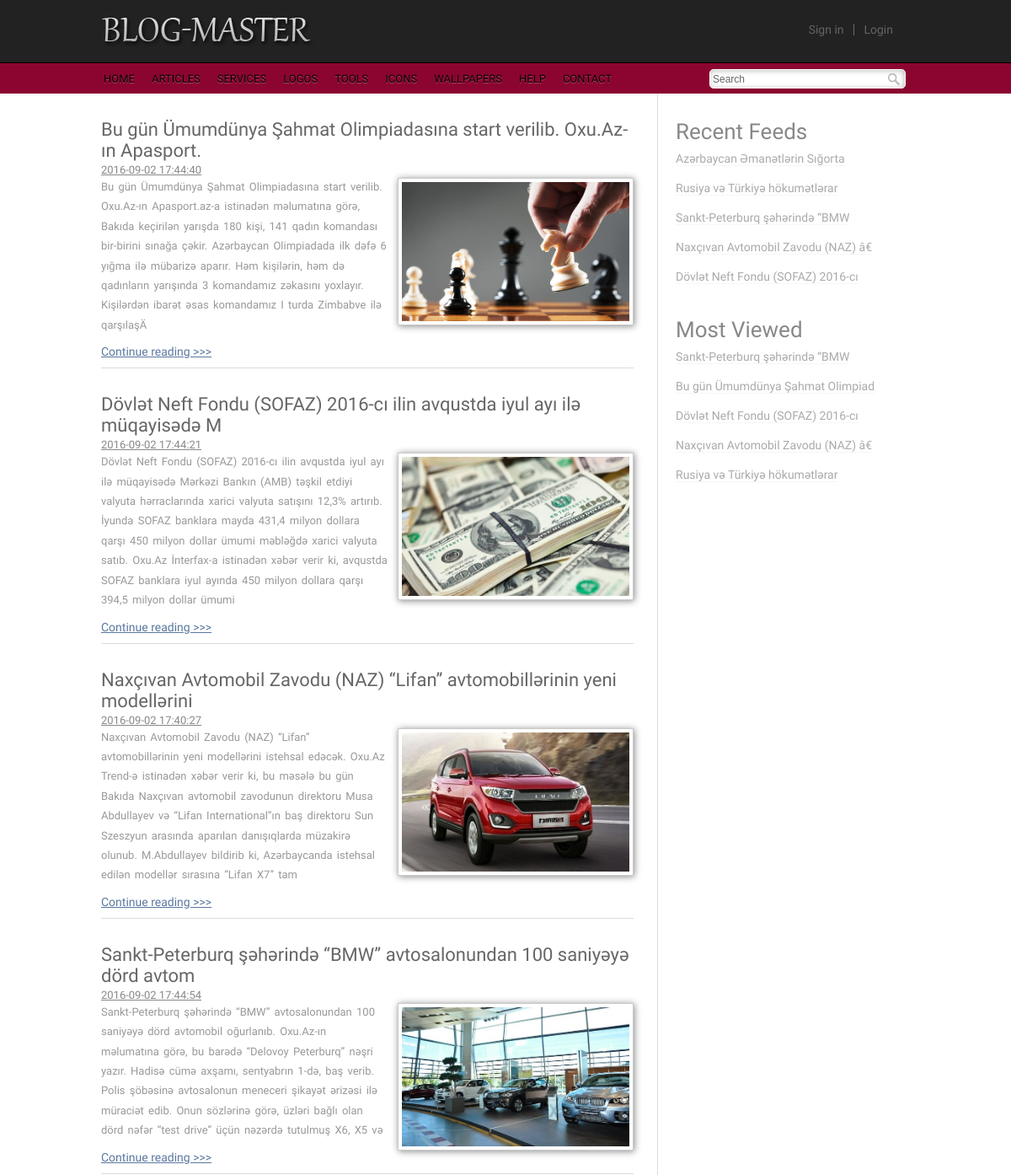
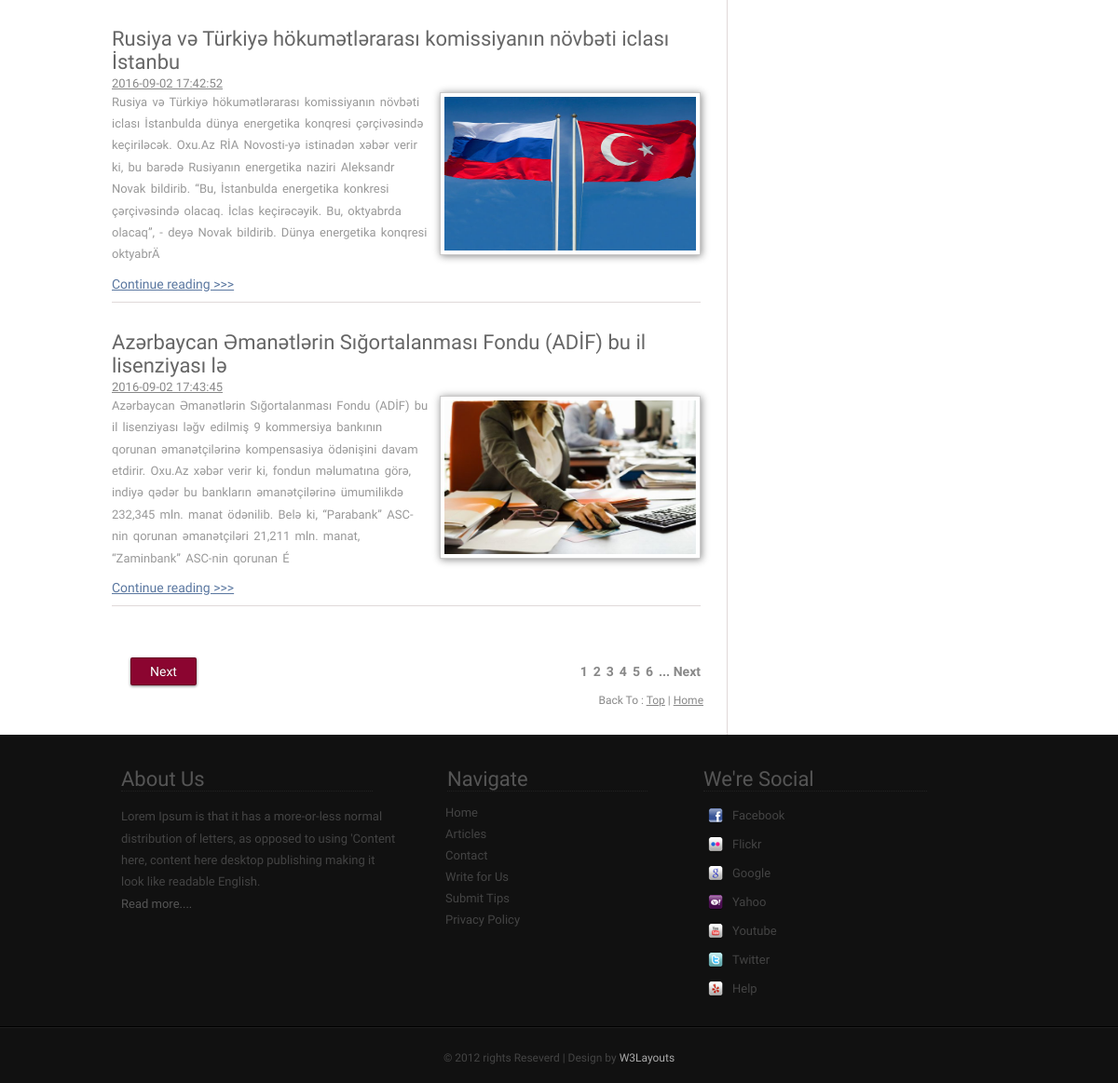
The page / on the database its author committed (2 pictures, top to bottom).
### tables this page shows
CREATE TABLE `navbar` (
  `id` int(11) NOT NULL,
  `name` varchar(50) NOT NULL
);

CREATE TABLE `news` (
  `id` int(11) NOT NULL,
  `headContent` text NOT NULL,
  `content` text NOT NULL,
  `image` varchar(200) NOT NULL,
  `data` timestamp NOT NULL DEFAULT CURRENT_TIMESTAMP ON UPDATE CURRENT_TIMESTAMP,
  `viewed` int(11) NOT NULL
);

### config.php (called while the page is built, shortened)
<?php
class database{
	public $hostname = 'localhost';
	public $username = 'root';
	public $password = '';
	public $db_name = 'week10day04-task';
	public $connect;
	public function __construct(){
		$this -> connect = mysqli_connect($this -> hostname, $this -> username, $this -> password, $this -> db_name);
	}
	public function select($table, $column = "*", $id = NULL, $whereColumn = NULL, $search=NULL, $orderByColumn = NULL, $ABC_DESC = NULL, $limit = NULL){
		if($this->connect){
			$sql = "SELECT $column FROM $table ";
			if ($orderByColumn != NULL || $ABC_DESC != NULL) {
				$sql .= ' ORDER BY '.$orderByColumn.' '.$ABC_DESC;
			}
			if ($limit != NULL) {
				$sql .= " LIMIT ".$limit;
			}
			$query = mysqli_query($this -> connect, $sql);
			return $query;
		}else{
			echo'Error';
		}
	}
}

### main.php (the view, shortened to what this page needs)
<div class="main">
	<div class="content">
		<?php
			$con = new database;
			$b = $con -> select('news');
			while($row = mysqli_fetch_assoc($b)){  $title = substr($row['content'], 0, 81) ?>
			<div class="box1">
				<h2><a href="single.php?id=<?=$row['id'];?>"><?=$title;?></a></h2>
				<span><?=$row['data'];?></span>
				<div class="box1_img">
					<img style="width: 270px; height: 165px;" src="images/imageBase/<?=$row['image'];?>" alt="" />
				</div>
				<div class="data">
					<p><?=substr($row['headContent'],0,450);?></p>
					<a href="single.php?id=<?=$row['id'];?>">Continue reading >>></a>
				</div>
			</div>
		<?php
			}
		?>
		<div class="page_links">
			<div class="next_button">
				<a href="#">Next</a>
			</div>
			<div class="page_numbers">
				<ul>
					<li><a href="#">1</a>
					<li><a href="#">2</a>
					<li><a href="#">3</a>
					<li><a href="#">4</a>
					<li><a href="#">5</a>
					<li><a href="#">6</a>
					<li><a href="#">... Next</a>
				</ul>
			</div>
			<div class="page_bottom">
				<p>Back To : <a href="#">Top</a> |  <a href="#">Home</a></p>
			</div>
		</div>
	</div>

### index.php (shortened to what this page needs)
<!DOCTYPE HTML>
<html>
<head>
<link href="css/style.css" rel="stylesheet" type="text/css" media="all"/>
</head>
<body>
	<?php
		include 'header.php';
	?>
<div class="wrap">
	<?php
		include'main.php';
	?>
	<div class="sidebar">
		<?php
			include 'recend.php';
		?>
	<div class="side_bottom">
	    <?php
	    	include 'mostViewed.php';
	    ?>
	</div>
	</div>
	</div>
</div>
<?php
	include 'footer.php';
?>
</body>
</html>

### header.php (shortened to what this page needs)
<div class="header">
	<div class="header_top">
		<div class="wrap">
			<div class="logo">
			     <a href="index.php"><img src="images/logo.png" alt="" /></a>
			</div>
			<div class="login_button">
			    <ul>
			    <li><a href="#">Sign in</a><li> |
			    <li><a href="admin/login.php">Login</a></li>
			    </ul>
			</div>
		</div>
	</div>
	<div class="header_bottom">
		<div class="wrap">
			<div class="menu">
			    <ul>
			    	<?php
			    		include 'config.php';
			    		$conn = new database;
			    		$answer = $conn -> select('navbar', 'name');
			    		while($row = mysqli_fetch_assoc($answer)){ ?>
			    		<li><a href="index.php"><?=$row['name'];?></a></li>
			    	<?php } ?>
			    	<li><a href="contact.php">CONTACT</a></li>
			    </ul>
			</div>
			<div class="search_box">
			    <form action="search.php" method="POST">
			    <input type="text" name="search" value="Search" onfocus="this.value = '';" onblur="if (this.value == '') {this.value = 'Search';}"><input type="submit" name="submit" value="">
			    </form>
			</div>
		</div>
	</div>
</div>

### recend.php
<div class="side_top">
	<h2>Recent Feeds</h2>
	<div class="list1">
		<ul>
			<?php
				$con = new database;
				$bb = $con->select('news','*',NULL,NULL,NULL,'id','DESC',5);
				while($row = mysqli_fetch_assoc($bb)){ $content = substr($row['content'], 0, 36) ?>
					<li><a href="single.php?id=<?=$row['id'];?>"><?=$content;?></a></li>
			<?php
				}
			?>
		</ul>
	</div>
</div>

### mostViewed.php
<h2>Most Viewed</h2>
<div class="list2">
	<ul><?php
			$con= new database;
			$b = $con->select('news','*',NULL,NULL,NULL,'viewed','DESC',5);
			while($row = mysqli_fetch_assoc($b)){ $content = substr($row['content'], 0, 36) ?>
				<li><a href="single.php?id=<?=$row['id'];?>"><?=$content;?></a></li>
		<?php
			}
		?>
	</ul>
</div>

### footer.php (shortened to what this page needs)
<div class="footer">
	<div class="wrap">
		<div class="footer_grid1">
			<h3>About Us</h3>
			<p>Lorem Ipsum is that it has a more-or-less normal distribution of letters, as opposed to using 'Content here, content here desktop publishing making it look like readable English.<br><a href="#">Read more....</a></p>
		</div>
		<div class="footer_grid2">
			<h3>Navigate</h3>
				<div class="f_menu">
					<ul>
				       <li><a href="index.php">Home</a></li>
				       <li><a href="single.php">Articles</a></li>
				       <li><a href="contact.php">Contact</a></li>
				       <li><a href="#">Write for Us</a></li>
				       <li><a href="#">Submit Tips</a></li>
				       <li><a href="#">Privacy Policy</a></li>
				   </ul>
				</div>
		</div>
	<div class="footer_grid3">
		<h3>We're Social</h3>
		<div class="img_list">
		    <ul>
		     <li><img src="images/facebook.png" alt="" /><a href="#">Facebook</a></li>
		     <li><img src="images/flickr.png" alt="" /><a href="#">Flickr</a></li>
		     <li><img src="images/google.png" alt="" /><a href="#">Google</a></li>
		     <li><img src="images/yahoo.png" alt="" /><a href="#">Yahoo</a></li>
		     <li><img src="images/youtube.png" alt="" /><a href="#">Youtube</a></li>
		     <li><img src="images/twitter.png" alt="" /><a href="#">Twitter</a></li>
		     <li><img src="images/yelp.png" alt="" /><a href="#">Help</a></li>
		    </ul>
		</div>
	</div>
	</div>
</div>
	<div class="f_bottom">
		<p>© 2012 rights Reseverd | Design by<a href="http://w3layouts.com/"> W3Layouts</a></p>
	</div>

### rows shown on the page
navbar: name "HOME"
navbar: name "ARTICLES"
navbar: name "SERVICES"
navbar: name "LOGOS"
navbar: name "TOOLS"
navbar: name "ICONS"
navbar: name "WALLPAPERS"
navbar: name "HELP"
news: content "Bu gün Ümumdünya Şahmat Olimpiadasına start verilib. Oxu.Az-ın Apasport.", data "2016-09-02 17:44:40", image (picture), headContent "Bu gün Ümumdünya Şahmat Olimpiadasına start verilib. Oxu.Az-ın Apasport.az-a istinadən məlumatına görə, Bakıda keçirilən yarışda 180 kişi, 141 qadın komandası bir-birini sınağa çəkir. Azərbaycan Olimpiadada ilk dəfə 6 yığma ilə mübarizə aparır. Həm kişilərin, həm də qadınların yarışında 3 komandamız zəkasını yoxlayır. Kişilərdən ibarət əsas komandamız I turda Zimbabve ilə qarşılaşÄ", content "Bu gün Ümumdünya Şahmat Olimpiad"
news: content "Dövlət Neft Fondu (SOFAZ) 2016-cı ilin avqustda iyul ayı ilə müqayisədə M", data "2016-09-02 17:44:21", image (picture), headContent "Dövlət Neft Fondu (SOFAZ) 2016-cı ilin avqustda iyul ayı ilə müqayisədə Mərkəzi Bankın (AMB) təşkil etdiyi valyuta hərraclarında xarici valyuta satışını 12,3% artırıb. İyunda SOFAZ banklara mayda 431,4 milyon dollara qarşı 450 milyon dollar ümumi məbləğdə xarici valyuta satıb. Oxu.Az İnterfax-a istinadən xəbər verir ki, avqustda SOFAZ banklara iyul ayında 450 milyon dollara qarşı 394,5 milyon dollar ümumi", content "Dövlət Neft Fondu (SOFAZ) 2016-cı"
news: content "Naxçıvan Avtomobil Zavodu (NAZ) “Lifan” avtomobillərinin yeni modellərini", data "2016-09-02 17:40:27", image (picture), headContent "Naxçıvan Avtomobil Zavodu (NAZ) “Lifan” avtomobillərinin yeni modellərini istehsal edəcək. Oxu.Az Trend-ə istinadən xəbər verir ki, bu məsələ bu gün Bakıda Naxçıvan avtomobil zavodunun direktoru Musa Abdullayev və “Lifan International”ın baş direktoru Sun Szeszyun arasında aparılan danışıqlarda müzakirə olunub. M.Abdullayev bildirib ki, Azərbaycanda istehsal edilən modellər sırasına “Lifan X7” tam", content "Naxçıvan Avtomobil Zavodu (NAZ) â€"
news: content "Sankt-Peterburq şəhərində “BMW” avtosalonundan 100 saniyəyə dörd avtom", data "2016-09-02 17:44:54", image (picture), headContent "Sankt-Peterburq şəhərində “BMW” avtosalonundan 100 saniyəyə dörd avtomobil oğurlanıb. Oxu.Az-ın məlumatına görə, bu barədə “Delovoy Peterburq” nəşri yazır. Hadisə cümə axşamı, sentyabrın 1-də, baş verib. Polis şöbəsinə avtosalonun meneceri şikayət ərizəsi ilə müraciət edib. Onun sözlərinə görə, üzləri bağlı olan dörd nəfər “test drive” üçün nəzərdə tutulmuş X6, X5 və", content "Sankt-Peterburq şəhərində “BMW"
news: content "Rusiya və Türkiyə hökumətlərarası komissiyanın növbəti iclası İstanbu", data "2016-09-02 17:42:52", image (picture), headContent "Rusiya və Türkiyə hökumətlərarası komissiyanın növbəti iclası İstanbulda dünya energetika konqresi çərçivəsində keçiriləcək. Oxu.Az RİA Novosti-yə istinadən xəbər verir ki, bu barədə Rusiyanın energetika naziri Aleksandr Novak bildirib. “Bu, İstanbulda energetika konkresi çərçivəsində olacaq. İclas keçirəcəyik. Bu, oktyabrda olacaq”, - deyə Novak bildirib. Dünya energetika konqresi oktyabrÄ", content "Rusiya və Türkiyə hökumətlərar"
news: content "Azərbaycan Əmanətlərin Sığortalanması Fondu (ADİF) bu il lisenziyası lə", data "2016-09-02 17:43:45", image (picture), headContent "Azərbaycan Əmanətlərin Sığortalanması Fondu (ADİF) bu il lisenziyası ləğv edilmiş 9 kommersiya bankının qorunan əmanətçilərinə kompensasiya ödənişini davam etdirir. Oxu.Az xəbər verir ki, fondun məlumatına görə, indiyə qədər bu bankların əmanətçilərinə ümumilikdə 232,345 mln. manat ödənilib. Belə ki, “Parabank” ASC-nin qorunan əmanətçiləri 21,211 mln. manat, “Zaminbank” ASC-nin qorunan É", content "Azərbaycan Əmanətlərin Sığorta"
